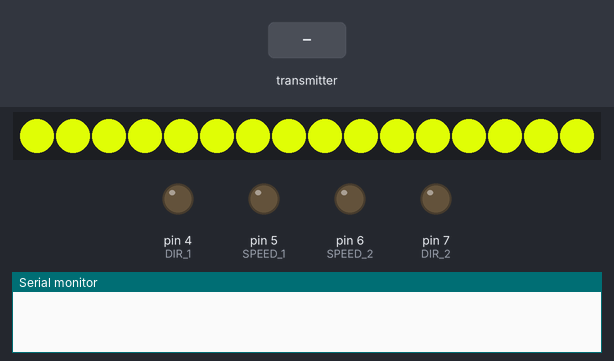
This sketch was run on a simulated Arduino Uno, built with avr-gcc and run on an emulated ATmega328P. Parts: 16 RGB LEDs in strip order, left to right, output pins drawn as LEDs (lit = HIGH), the last lines printed to the serial monitor. Inputs (shaded band) come from the test bench. No radio packets arrive unless stated.

Above: at 1.2 s.
1.3 s: the transmitter starts sending data.0 = 0
At 2.1 s:
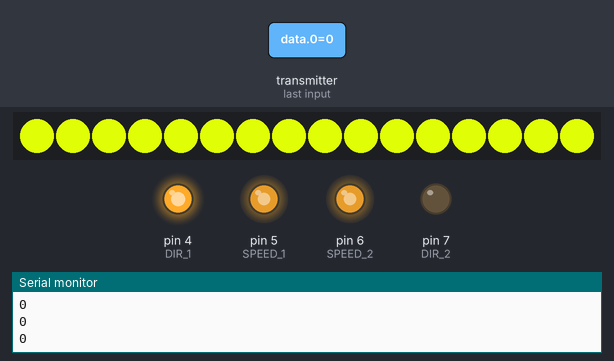
2.8 s: the transmitter starts sending data.0 = 256
At 3.3 s:
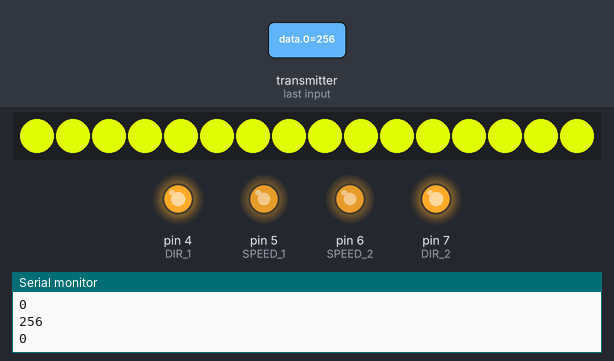
4.3 s: the transmitter starts sending data.1 = 256
At 5.5 s:
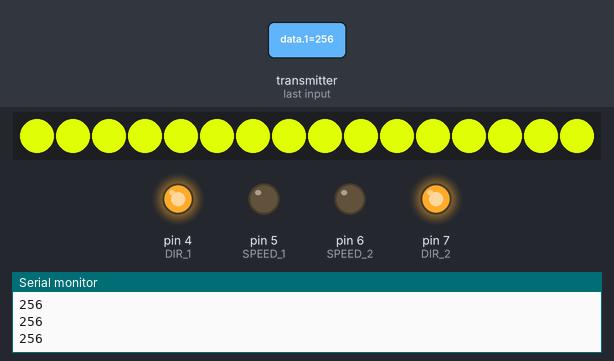
5.8 s: the transmitter starts sending data.1 = 1023
At 6.6 s:
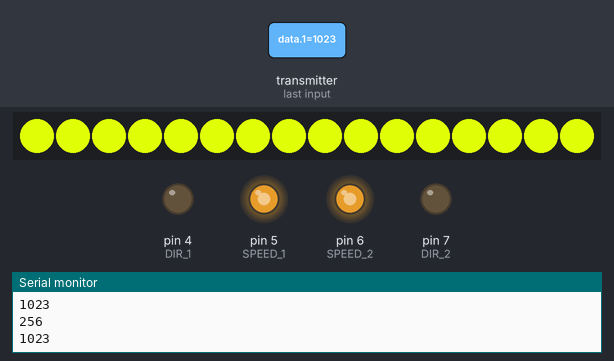
7.3 s: the transmitter starts sending data.0 = 1023
At 8.0 s:
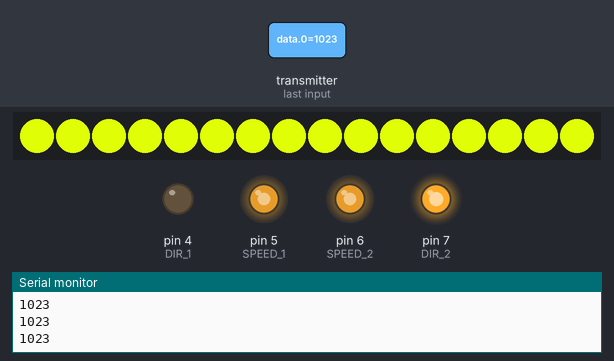
8.8 s: the transmitter starts sending data.0 = 512
At 10.2 s:
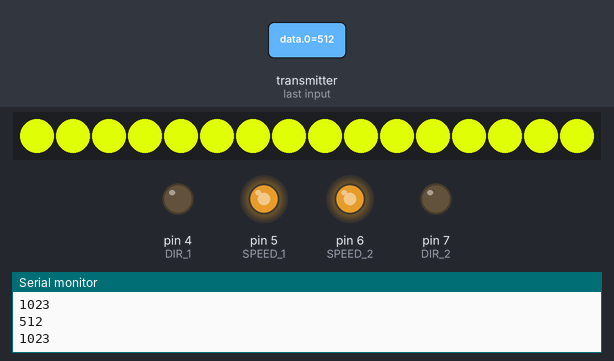
Timing chart, 0 to 11.3 s (numbered marks = the images above; inputs shaded):
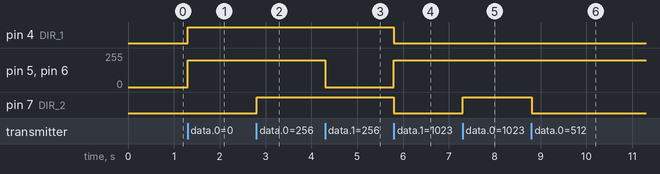

Measured:
- after the input at 1.3 s, pin 4 (DIR_1): LOW → HIGH at once; pin 5 (SPEED_1), pin 6 (SPEED_2): 0/255 → 200/255 at once
- after the input at 2.8 s, pin 7 (DIR_2): LOW → HIGH at once
- after the input at 4.3 s, pin 5 (SPEED_1), pin 6 (SPEED_2): 200/255 → 0/255 at once
- after the input at 5.8 s, pin 4 (DIR_1), pin 7 (DIR_2): HIGH → LOW at once; pin 5 (SPEED_1), pin 6 (SPEED_2): 0/255 → 200/255 at once
- after the input at 7.3 s, pin 7 (DIR_2): LOW → HIGH at once
- after the input at 8.8 s, pin 7 (DIR_2): HIGH → LOW at once

The sketch:

receiver.ino
```cpp
#include <SPI.h>
#include <nRF24L01.h>
#include <RF24.h>
#include <Adafruit_NeoPixel.h>

#define SPEED_1      5
#define DIR_1        4

#define SPEED_2      6
#define DIR_2        7

#define MATRIX_PIN    0
#define LED_COUNT 16

Adafruit_NeoPixel matrix = Adafruit_NeoPixel(LED_COUNT, MATRIX_PIN, NEO_GRB + NEO_KHZ800);

RF24 radio(9, 10);
int data[2];


void setup() {
  for (int i = 4; i < 8; i++) {
    pinMode(i, OUTPUT);
  }

 matrix.begin();

  Serial.begin(9600);

  radio.begin();
  radio.setChannel(15);
  radio.setDataRate(RF24_1MBPS);
  radio.setPALevel(RF24_PA_HIGH);
  radio.openReadingPipe(0, 0x1234567890LL);
  radio.startListening();
}

void loop() {

  if (radio.available()){
    radio.read(&data, sizeof(data));

    if (data[0] > 900 ) {
      digitalWrite (DIR_1, LOW);
      analogWrite(SPEED_1, 200);
      digitalWrite (DIR_2, HIGH);
      analogWrite(SPEED_2, 200);
    }

    else if (data[0] < 200) {
      digitalWrite(DIR_1, HIGH);
      analogWrite(SPEED_1, 200);
      digitalWrite(DIR_2, LOW);
      analogWrite(SPEED_2, 200);
    }
    else if (data[1] < 200) {
      digitalWrite(DIR_2, HIGH);
      analogWrite(SPEED_2, 200);
      digitalWrite(DIR_1, HIGH);
      analogWrite(SPEED_1, 200);
    }

    else if (data[1] > 900) {
      digitalWrite(DIR_2, LOW);
      analogWrite(SPEED_2, 200);
      digitalWrite(DIR_1, LOW);
      analogWrite(SPEED_1, 200);
    }
    else {
      digitalWrite(DIR_1, HIGH);
      analogWrite(SPEED_1, 0);
      digitalWrite(DIR_2, HIGH);
      analogWrite(SPEED_2, 0);
    }
    Serial.println(data[0]);
    Serial.println(data[1]);
  }

  for (int i = 0; i < matrix.numPixels(); i++) {
        matrix.setPixelColor(i, 221, 250, 5);
        matrix.show();
    }

}

// void colorWipe(uint32_t c, uint8_t wait)
// {
//   for (uint16_t i = 0; i < matrix.numPixels(); i++) {
//     // заполняем текущий сегмент выбранным цветом
//     matrix.setPixelColor(i, c);
//     matrix.show();
//     // ждём
//     //delay(wait);
//  }
// }
```
